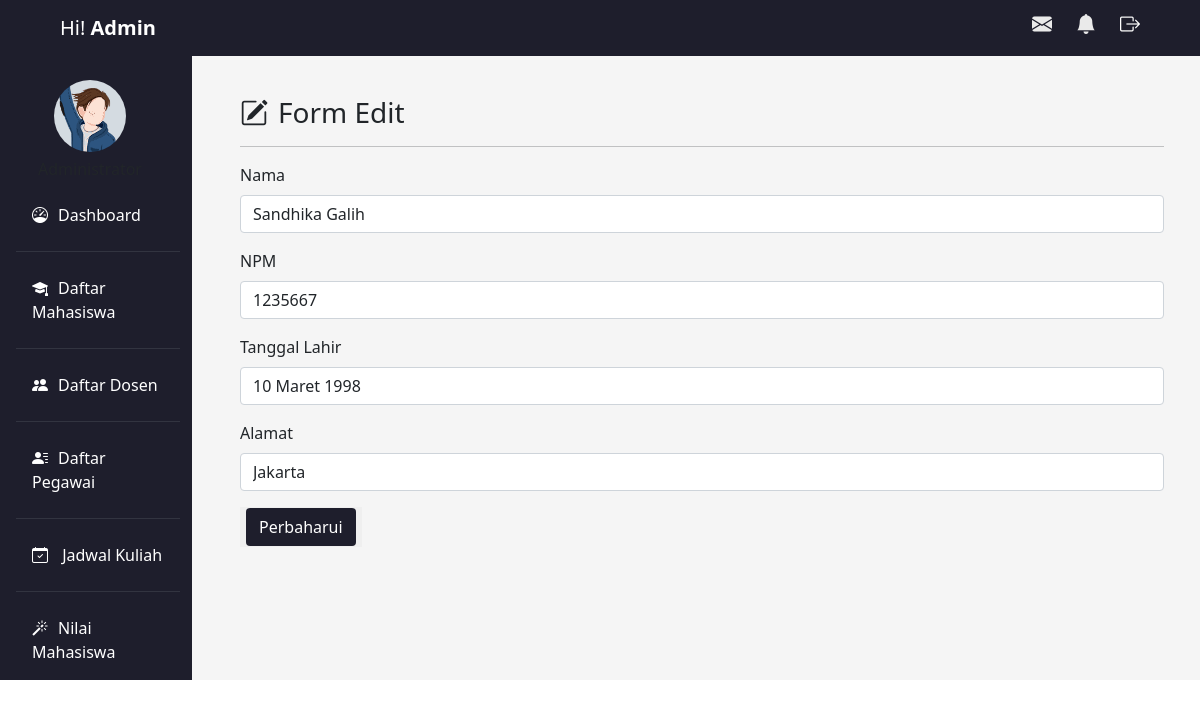
The app's page /updatedosen.php?id=2 with its own data.
### tables this page shows
CREATE TABLE `dosen` (
  `id` int(11) NOT NULL,
  `nama` varchar(100) NOT NULL,
  `nik` char(10) NOT NULL,
  `lahir` varchar(20) NOT NULL,
  `alamat` varchar(100) NOT NULL
);

### updatedosen.php (the view, shortened to what this page needs)
<!DOCTYPE html>
<html lang="en">
  <head>
    <link href="https://cdn.jsdelivr.net/npm/bootstrap@5.1.3/dist/css/bootstrap.min.css" rel="stylesheet" />
    <link rel="stylesheet" href="style.css" />
    <link rel="stylesheet" href="https://cdn.jsdelivr.net/npm/bootstrap-icons@1.10.2/font/bootstrap-icons.css" />
    <link rel="stylesheet" href="https://unpkg.com/aos@next/dist/aos.css" />
  </head>
  <body>
    <nav class="navbar navbar-light fixed-top">
      <div class="container-fluid">
        <a class="navbar-brand ms-5 text-white">Hi! <strong>Admin</strong></a>
        <div class="icon d-flex">
          <h5 class="ps-4"><i class="bi bi-envelope-fill" data-bs-toggle="tooltip" title="Surat Masuk"></i></h5>
          <h5 class="ps-4"><i class="bi bi-bell-fill" data-bs-toggle="tooltip" title="Notifikasi"></i></h5>
          <h5 class="ps-4 pe-5"> <a href="index.php"><i class="bi bi-box-arrow-right text-white" onclick="return confirm('Anda yakin keluar?');" data-bs-toggle="tooltip" title="Sign Out"></i></a></h5>
        </div>
      </div>
    </nav>
    <div id="sidebar" class="row mt-5">
      <div class="col-md-2 mt-2 pt-4 side-bar">
        <div class="profile text-center mb-3">
          <img src="img/profil.png" alt="admin" class="rounded-circle" width="40%" />
          <h5 class="fs-6 mt-2">Administrator</h5>
        </div>
        <ul class="nav flex-column ms-3 mb-2">
          <li class="nav-item">
            <a class="nav-link active" aria-current="page" href="dashboard.php"><i class="bi bi-speedometer"></i>Dashboard</a>
            <hr class="bg-secondary" />
          </li>
          <li class="nav-item">
            <a class="nav-link" href="mahasiswa.php"><i class="bi bi-mortarboard-fill"></i>Daftar Mahasiswa</a>
            <hr class="bg-secondary" />
          </li>
          <li class="nav-item">
            <a class="nav-link" href="dosen.php"><i class="bi bi-people-fill"></i>Daftar Dosen</a>
            <hr class="bg-secondary" />
          </li>
          <li class="nav-item">
            <a class="nav-link" href="pegawai.php"><i class="bi bi-person-lines-fill"></i>Daftar Pegawai</a>
            <hr class="bg-secondary" />
          </li>
          <li class="nav-item">
            <a class="nav-link" href="jadwal.php"><i class="bi bi-calendar-check"></i> Jadwal Kuliah</a>
            <hr class="bg-secondary" />
          </li>
          <li class="nav-item">
            <a class="nav-link" href="nilai.php"><i class="bi bi-magic"></i>Nilai Mahasiswa</a>
          </li>
        </ul>
      </div>
      <div id="mainbar" class="col-md-10 p-5 main-content">
        <h3 data-aos="fade-in" data-aos-duration="2000"><i class="bi bi-pencil-square"></i>Form Edit</h3>
        <hr />
        <form  action="" method="post" role="form" data-aos="fade-up" data-aos-duration="1000">
          <div class="mb-3">
          <?php
				include('koneksi.php');
				$id = $_GET['id'];
				$data = mysqli_query($koneksi, "select * from dosen where id = '$id'");
				$row = mysqli_fetch_assoc($data);
				?>
            <label for="nama" class="form-label">Nama</label>
            <input type="text" class="form-control" name="nama" value="<?= $row['nama']; ?>">
          </div>
          <div class="mb-3">
            <label for="nik" class="form-label">NPM</label>
            <input type="text" class="form-control" name="nik" value="<?= $row['nik']; ?>">
          </div>
          <div class="mb-3">
            <label for="lahir" class="form-label">Tanggal Lahir</label>
            <input type="text" class="form-control" name="lahir" value="<?= $row['lahir']; ?>">
          </div>
          <div class="mb-3">
            <label for="alamat" class="form-label">Alamat</label>
            <input type="text" class="form-control" name="alamat" value="<?= $row['alamat']; ?>">
          </div>
          <button type="submit" name="submit" value="simpan"><a class="btn btn-detail">Perbaharui</a></button>
        </form>
      </div>
    </div>
  </body>
</html>

### style.css (style rules this page uses)
.navbar { background-color: #1e1e2c; }
.navbar h5 { color: #eaeaea; }
#sidebar a { color: white; }
#sidebar i { margin-right: 10px; }
#sidebar .side-bar { background-color: #1e1e2c; }
#sidebar .main-content { background-color: whitesmoke; }
#mainbar a { text-decoration: none; color: white; }
#mainbar .btn-detail { background-color: #1e1e2c; }
#mainbar button { border: none; }

### records on screen
dosen: nama "Sandhika Galih", nik "1235667", lahir "10 Maret 1998", alamat "Jakarta"
